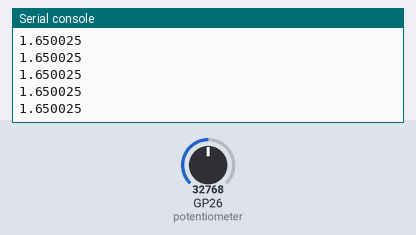
Simulated run of this program. Board: Raspberry Pi Pico running MicroPython. Shown: the last lines printed to the serial console. The inputs (shaded band) are chosen by the test bench; at power-on: GP26 (potentiometer) = 32768 (analog values on the 0–65535 scale).

Above: at 1.2 s.
1.3 s: GP26 (potentiometer) set to 45874
At 2.4 s:
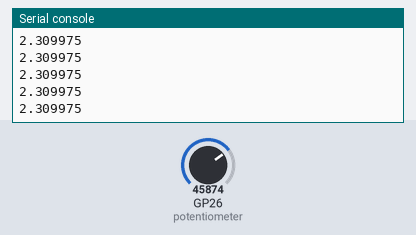
2.8 s: GP26 (potentiometer) set to 57670
At 3.8 s:
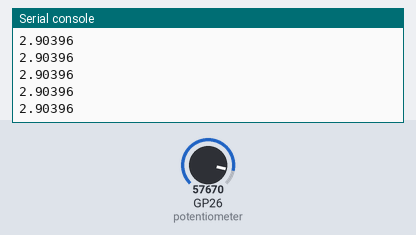
Timing chart, 0 to 5.8 s (numbered marks = the images above; inputs shaded):
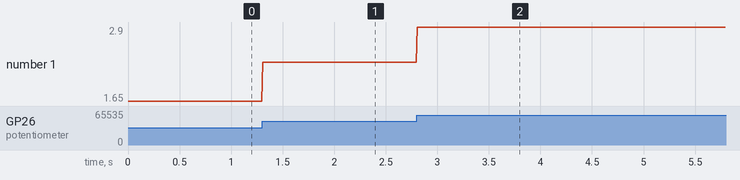

The program:

04_adc.py
```python
from machine import Pin, ADC
import time

# this is our go-to pin for analog signals
potentiometer = ADC(Pin(26))

while True:


    # let's get the raw data first
    adc_raw_value = potentiometer.read_u16()

    # the raw data ranges from 0 to 65535 so let's normalize it
    # 65535 is actually 2 to the power of 16 (menus 1)
    # this is because the ADC hardware on Pico has a resolution of 16 bits on it
    adc_normalized_value = adc_raw_value / 65535

    # now let's map to 3.3v to get the voltage
    voltage = adc_normalized_value * 3.3

    print(voltage)

    # add a small delay
    time.sleep(0.01)

    
```

Measured:
- after the input at 1.3 s, the serial console: prints a new line at once (image 1)
- after the input at 2.8 s, the serial console: prints a new line at once (image 2)
- plotted number 1: 1.65 → 2.31 after the input at 1.3 s, 2.31 → 2.9 after the input at 2.8 s
